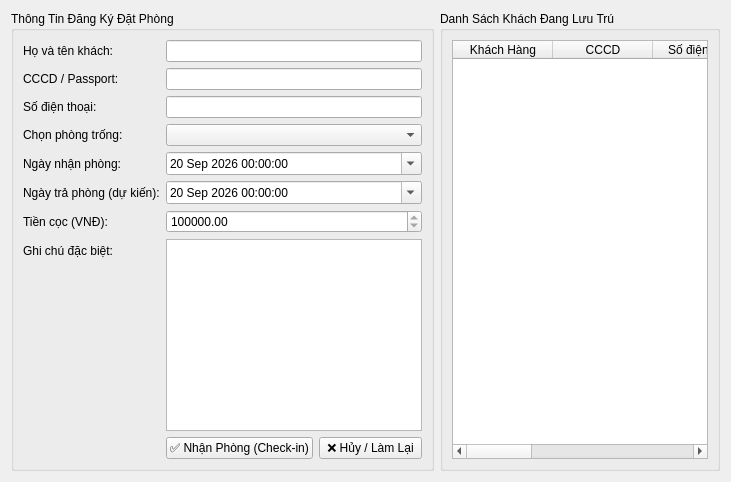
      <widget class="QWidget" name="tabBooking">
       <attribute name="title">
        <string>📝 Đặt Phòng &amp; Check-In</string>
       </attribute>
       <layout class="QHBoxLayout" name="tab2MainLayout">
        <item>
         <widget class="QGroupBox" name="grpGuestInfo">
          <property name="title">
           <string>Thông Tin Đăng Ký Đặt Phòng</string>
          </property>
          <layout class="QFormLayout" name="formBookingLayout">
           <item row="0" column="0">
            <widget class="QLabel" name="lblGuestName">
             <property name="text">
              <string>Họ và tên khách:</string>
             </property>
            </widget>
           </item>
           <item row="0" column="1">
            <widget class="QLineEdit" name="txtGuestName"/>
           </item>
           <item row="1" column="0">
            <widget class="QLabel" name="lblGuestID">
             <property name="text">
              <string>CCCD / Passport:</string>
             </property>
            </widget>
           </item>
           <item row="1" column="1">
            <widget class="QLineEdit" name="txtGuestID"/>
           </item>
           <item row="2" column="0">
            <widget class="QLabel" name="lblGuestPhone">
             <property name="text">
              <string>Số điện thoại:</string>
             </property>
            </widget>
           </item>
           <item row="2" column="1">
            <widget class="QLineEdit" name="txtGuestPhone"/>
           </item>
           <item row="3" column="0">
            <widget class="QLabel" name="lblSelectRoom">
             <property name="text">
              <string>Chọn phòng trống:</string>
             </property>
            </widget>
           </item>
           <item row="3" column="1">
            <widget class="QComboBox" name="cbSelectRoom"/>
           </item>
           <item row="4" column="0">
            <widget class="QLabel" name="lblCheckInDate">
             <property name="text">
              <string>Ngày nhận phòng:</string>
             </property>
            </widget>
           </item>
           <item row="4" column="1">
            <widget class="QDateTimeEdit" name="dtCheckIn">
             <property name="dateTime">
              <datetime>
               <hour>0</hour>
               <minute>0</minute>
               <second>0</second>
               <year>2026</year>
               <month>9</month>
               <day>20</day>
              </datetime>
             </property>
             <property name="calendarPopup">
              <bool>true</bool>
             </property>
            </widget>
           </item>
           <item row="5" column="0">
            <widget class="QLabel" name="lblCheckOutDate">
             <property name="text">
              <string>Ngày trả phòng (dự kiến):</string>
             </property>
            </widget>
           </item>
           <item row="5" column="1">
            <widget class="QDateTimeEdit" name="dtCheckOut">
             <property name="dateTime">
              <datetime>
               <hour>0</hour>
               <minute>0</minute>
               <second>0</second>
               <year>2026</year>
               <month>9</month>
               <day>20</day>
              </datetime>
             </property>
             <property name="calendarPopup">
              <bool>true</bool>
             </property>
            </widget>
           </item>
           <item row="6" column="0">
            <widget class="QLabel" name="lblDeposit">
             <property name="text">
              <string>Tiền cọc (VNĐ):</string>
             </property>
            </widget>
           </item>
           <item row="7" column="0">
            <widget class="QLabel" name="lblNotes">
             <property name="text">
              <string>Ghi chú đặc biệt:</string>
             </property>
            </widget>
           </item>
           <item row="8" column="1">
            <layout class="QHBoxLayout" name="bookingBtnLayout">
             <item>
              <widget class="QPushButton" name="btnConfirmBooking">
               <property name="text">
                <string>✅ Nhận Phòng (Check-in)</string>
               </property>
              </widget>
             </item>
             <item>
              <widget class="QPushButton" name="btnResetBooking">
               <property name="text">
                <string>❌ Hủy / Làm Lại</string>
               </property>
              </widget>
             </item>
            </layout>
           </item>
           <item row="6" column="1">
            <widget class="QDoubleSpinBox" name="spinDeposit">
             <property name="minimum">
              <double>500000.000000000000000</double>
             </property>
             <property name="maximum">
              <double>999999999.000000000000000</double>
             </property>
             <property name="singleStep">
              <double>50000.000000000000000</double>
             </property>
            </widget>
           </item>
           <item row="7" column="1">
            <widget class="QPlainTextEdit" name="txtBookingNotes"/>
           </item>
          </layout>
         </widget>
        </item>
        <item>
         <widget class="QGroupBox" name="grpCurrentBookings">
          <property name="title">
           <string>Danh Sách Khách Đang Lưu Trú</string>
          </property>
          <layout class="QVBoxLayout" name="currentBookingsLayout">
           <item>
            <widget class="QTableWidget" name="tableBookings">
             <property name="editTriggers">
              <set>QAbstractItemView::EditTrigger::NoEditTriggers</set>
             </property>
             <property name="alternatingRowColors">
              <bool>true</bool>
             </property>
             <property name="selectionBehavior">
              <enum>QAbstractItemView::SelectionBehavior::SelectRows</enum>
             </property>
             <column>
              <property name="text">
               <string>Khách Hàng</string>
              </property>
             </column>
             <column>
              <property name="text">
               <string>CCCD</string>
              </property>
             </column>
             <column>
              <property name="text">
               <string>Số điện thoại</string>
              </property>
             </column>
             <column>
              <property name="text">
               <string>Phòng</string>
              </property>
             </column>
             <column>
              <property name="text">
               <string>Ngày Đến</string>
              </property>
             </column>
             <column>
              <property name="text">
               <string>Ngày Đi Dự Kiến</string>
              </property>
             </column>
             <column>
              <property name="text">
               <string>Tiền Cọc</string>
              </property>
             </column>
            </widget>
           </item>
          </layout>
         </widget>
        </item>
       </layout>
      </widget>
